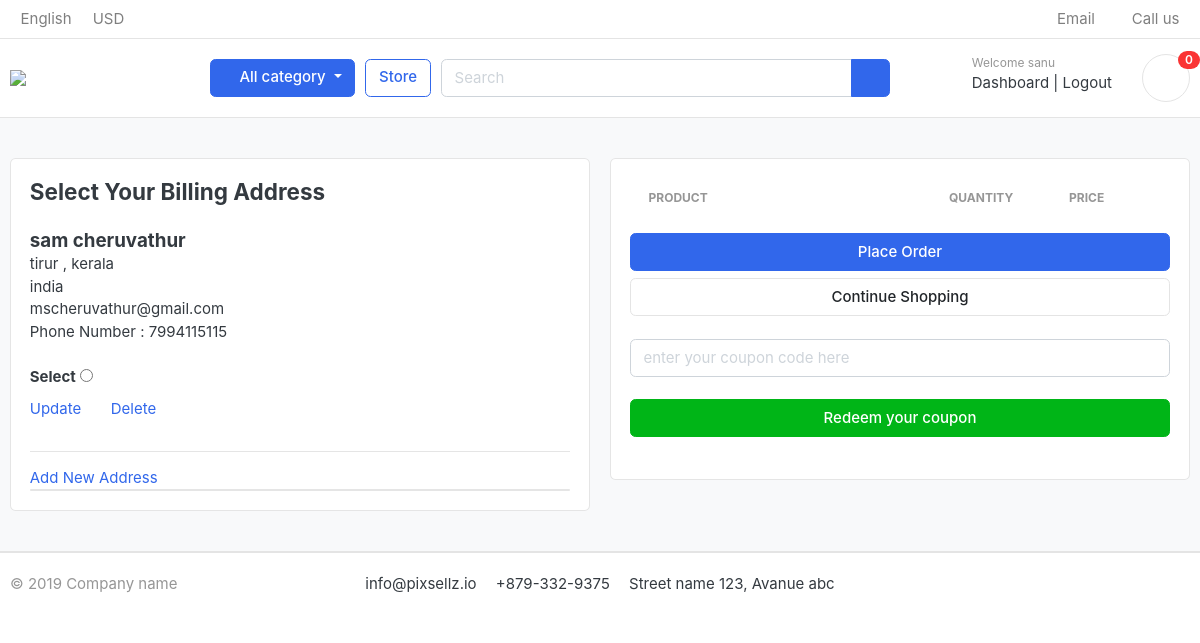
Page /cart/checkout/ (signed in) on the committed database.
### accounts/models.py (models this page shows, shortened)
class Account(AbstractBaseUser):
    first_name = models.CharField(max_length=50,)
    last_name = models.CharField(max_length=50,)
    username = models.CharField(max_length=50,unique=True)
    email = models.EmailField(max_length=100,unique=True)
    phone_number = models.CharField(max_length=50)
    date_joined = models.DateField(auto_now_add=True)
    last_login = models.DateField(auto_now_add=True)
    is_admin = models.BooleanField(default=False)
    is_staff = models.BooleanField(default=False)
    is_active = models.BooleanField(default=False)
    is_superadmin = models.BooleanField(default=False)
    USERNAME_FIELD = 'email'
    REQUIRED_FIELDS = ['username','first_name','last_name']
    objects = MyAccountManager()

### orders/models.py (models this page shows, shortened)
class UserAddress(models.Model):
    user = models.ForeignKey(Account,on_delete=models.CASCADE, null=True)
    first_name = models.CharField(max_length=50)
    last_name = models.CharField(max_length=50)
    phone = models.CharField(max_length=15)
    email =  models.EmailField(max_length=50)
    address_line_1 = models.CharField(max_length=50)
    address_line_2 = models.CharField(max_length=50)
    country = models.CharField(max_length=50)
    state = models.CharField(max_length=50)
    city = models.CharField(max_length=50)
    order_note = models.CharField(max_length=100, blank=True)
    created_at = models.DateField(auto_now_add=True)
    def full_name(self):
        return f'{self.first_name} {self.last_name}'

### cart/views.py (the view, shortened to what this page needs)
# urls.py: path('checkout/',views.checkout,name="checkout"),
@login_required(login_url='login')
def checkout(request, total = 0, quantity = 0, cart_items = None, user_address = None):
    try:
        tax = 0
        grand_total = 0
        if request.user.is_authenticated:
            cart_items = CartItem.objects.filter(user=request.user,is_active =True)
            user_address = UserAddress.objects.filter(user = request.user)
        else:
            cart = Cart.objects.get(cart_id = _cart_id(request))
            cart_items = CartItem.objects.filter(cart=cart,is_active =True)
        tax = (5 * total)/100
        grand_total = total + tax
    except ObjectDoesNotExist:
        pass
    context = {
        'user_address' : user_address,
        'total' : total,
        'quantity' : quantity,
        'cart_items' : cart_items,
        'tax' : tax,
        'grand_total' : grand_total,
    }
    return render(request,'store/checkout.html',context)

### cart/context_processors.py (called while the page is built)
def counter(request):
    cart_count = 0
    if 'admin' in request.path:
        return {}
    else:
        try:
            cart = Cart.objects.filter(cart_id=_cart_id(request))
            if  request.user.is_authenticated:
                cart_items = CartItem.objects.all().filter(user=request.user)
            else:
                cart_items = CartItem.objects.all().filter(cart=cart[:1])
            for cart_item in cart_items:
                cart_count += cart_item.quantity
        except Cart.DoesNotExist:
            cart_item = 0
        return dict(cart_count = cart_count)

### cart/views.py (called while the page is built)
def _cart_id(request):
    cart = request.session.session_key
    if not cart:
        cart = request.session.create()
    return cart

### category/context_processors.py (called while the page is built)
def menu_links(request):
    links = Category.objects.all()
    return dict(links=links)

### category/models.py (called while the page is built)
    def get_url(self):
        return reverse('products_by_category', args=[self.slug])

### templates/store/checkout.html (shortened to what this page needs)
{% extends 'base.html' %}
{% load static %}
{% block content %}
<section class="section-content padding-y bg">
<div class="container">
<div class="row">
	<aside class="col-lg-6">
<div class="card">
    <div class="card-body">
        <h4 class="card-title mb-4">Select Your Billing Address</h4>
        <form action="{% url 'place_order' %}" method="POST">
{% for user_address in user_address %}
        <h5 class="card-text mb-0">{{ user_address.full_name }}</h5>
        <p class="card-text mb-0">{{ user_address.city }} , {{ user_address.state }}</p>
        <p class="card-text mb-0">{{ user_address.country }}</p>
        <p class="card-text mb-0">{{ user_address.email }}</p>
        <p class="card-text mb-0">Phone Number : {{ user_address.phone }}</p>
		<br>
		<label><h6>Select</h6></label>
        <input type="radio" name="address_id" value="{{ user_address.id }}">
		<div style="display:flex;">
			<a href="{% url 'update_address' user_address.id %}">Update</a>
			<p>&nbsp;  &nbsp; &nbsp; &nbsp;</p>
			<a href="{% url 'delete_address' user_address.id %}">Delete</a>
		</div>
        <hr>
{% endfor %}
        <a href="{% url 'add_address' %}">Add New Address</a><div class="card">
    </div>
</div>
	</aside>
	<aside class="col-lg-6">
		<div class="card">
		<div class="card-body">
        <table class="table table-borderless table-shopping-cart">
<thead class="text-muted">
<tr class="small text-uppercase">
  <th scope="col">Product</th>
  <th scope="col" width="120">Quantity</th>
  <th scope="col" width="120">Price</th>
</tr>
</thead>
</table>
            <button type="submit" name="submit" class="btn btn-primary btn-block">Place Order</button>
			<a href="{% url 'store' %}" class="btn btn-light btn-block">Continue Shopping</a>
			<br>
			<form action="{% url 'coupon_redeem' %}" method="POST">
			<input type="text" name="coupon_code" class="form-control" placeholder="enter your coupon code here" required>
			<br>
			<button type="submit" name="submit" class="btn btn-success btn-block">Redeem your coupon</button>
			<br>
			</form>
		</div>
		</div>
</aside>
</div>
</div>
</section>
{% endblock %}

### templates/includes/navbar.html (shortened to what this page needs)
{% load static %}
<header class="section-header">
<nav class="navbar p-md-0 navbar-expand-sm navbar-light border-bottom">
<div class="container">
  <div class="collapse navbar-collapse" id="navbarTop4">
    <ul class="navbar-nav mr-auto">
    	<li class="nav-item dropdown">
		 	<a href="#" class="nav-link">   English </a>
		</li>
		<li class="nav-item dropdown">
			<a href="#" class="nav-link"> USD </a>
		</li>
    </ul>
    <ul class="navbar-nav">
		<li><a href="#" class="nav-link"> <i class="fa fa-envelope"></i> Email </a></li>
		<li><a href="#" class="nav-link"> <i class="fa fa-phone"></i> Call us </a></li>
	</ul>
  </div>
</div>
</nav>
<section class="header-main border-bottom">
	<div class="container">
<div class="row align-items-center">
	<div class="col-lg-2 col-md-3 col-6">
		<a href="{% url 'home' %}" class="brand-wrap">
			<img class="logo" src="{% static 'images/logo.png' %}">
		</a>
	</div>
	<div class="col-lg col-sm col-md col-6 flex-grow-0">
		<div class="category-wrap dropdown d-inline-block float-right">
			<button type="button" class="btn btn-primary dropdown-toggle" data-toggle="dropdown">
				<i class="fa fa-bars"></i> All category
			</button>
		</div>
	</div>
	<a href="{% url 'store' %}" class="btn btn-outline-primary">Store</a>
	<div class="col-lg  col-md-6 col-sm-12 col">
		<form action="{% url 'search' %}" class="search" method="GET">
			<div class="input-group w-100">
			    <input type="text" class="form-control" style="width:60%;" placeholder="Search" name="keyword">
			    <div class="input-group-append">
			      <button class="btn btn-primary" type="submit">
			        <i class="fa fa-search"></i>
			      </button>
			    </div>
		    </div>
		</form>
	</div>
	<div class="col-lg-3 col-sm-6 col-8 order-2 order-lg-3">
				<div class="d-flex justify-content-end mb-3 mb-lg-0">
				{% if user.id is not None %}
					<div class="widget-header">
						<small class="title text-muted">Welcome {{ user.first_name }}</small>
						<div>
							<a href="{% url 'dashboard' %}">Dashboard</a> <span class="dark-transp"> | </span>
							<a href="{% url 'logout' %}">Logout</a>
						</div>
					</div>
				{% endif %}
					<a href="{% url 'cart' %}" class="widget-header pl-3 ml-3">
						<div class="icon icon-sm rounded-circle border"><i class="fa fa-shopping-cart"></i></div>
						<span class="badge badge-pill badge-danger notify">{{ cart_count }}</span>
					</a>
				</div>
			</div>
</div>
	</div>
</section>
</header>

### static/css/ui.css (style rules this page uses)
html { font-family: "Inter", sans-serif; font-size: 15px; }
.icon-xs, .icon-sm, .icon-md, .icon-lg { display: inline-block; text-align: center; flex-shrink: 0; flex-grow: 0; }
.icon-sm { width: 48px; height: 48px; line-height: 48px !important; font-size: 20px; }
.padding-y { padding-top: 40px; padding-bottom: 40px; }
.bg { background-color: #f8f9fa; }
.header-main { position: relative; padding-top: 1rem; padding-bottom: 1rem; }
.brand-wrap .logo, .navbar-brand .logo { margin-right: 7px; max-height: 42px; display: inline-block; }
.widget-header { display: inline-block; vertical-align: middle; position: relative; }
.widget-header a { color: #343a40; }
.widget-header i { color: #969696; }
.widget-header .title { display: block; }
.widget-header .notify { position: absolute; top: -3px; right: -10px; }
.btn-light { background-color: #fff; border-color: #e4e4e4; }
.notify { position: absolute; top: -4px; right: -10px; display: inline-block; padding: 0.25em 0.6em; font-size: 12px; line-height: 1; text-align: center; border-radius: 3rem; color: #fff; background-color: #fa3434; }
.table-shopping-cart.table td, .table-shopping-cart.table th { padding-left: 1.25rem; padding-right: 1.25rem; }

### rows in the picture
Account: first_name "sanu"
UserAddress: full_name "sam cheruvathur", city "tirur", state "kerala", country "india", email "mscheruvathur@gmail.com", phone "7994115115"

### other values in the picture
{{ cart_count }} "0"
